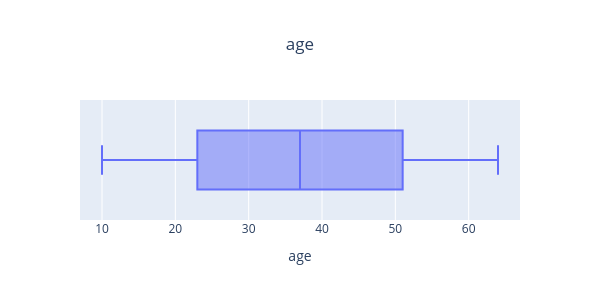
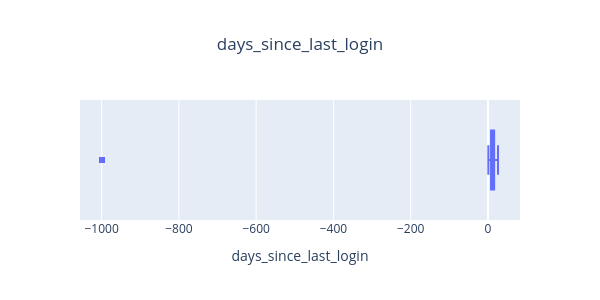
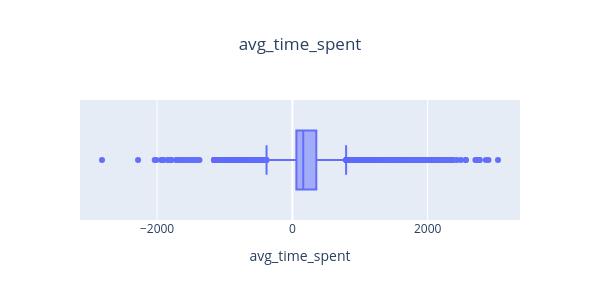
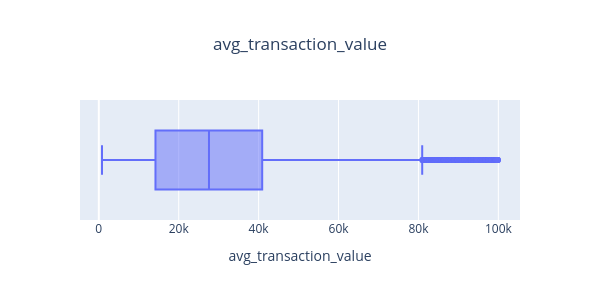

The notebook cell saved with these charts, in order:
### Code cell
for col in num_cols:
    fig = px.box(
        df,
        x=col,
        title=col,
        width=600,   
        height=300   
    )
    
    fig.update_layout(
        title_x=0.5
    )
    
    fig.show()

### Figure 1 — Plotly figure (JSON) as saved in the notebook; plotly's stock layout.template omitted (floating-point values rounded to 4 significant figures; data arrays with more than 128 entries replaced by an {"elided": "..."} marker saying what was removed)
{"data": [{"alignmentgroup": "True", "hovertemplate": "age=%{x}<extra></extra>", "legendgroup": "", "marker": {"color": "#636efa"}, "name": "", "notched": false, "offsetgroup": "", "orientation": "h", "showlegend": false, "type": "box", "x": {"elided": "20694 int values"}, "x0": " ", "xaxis": "x", "y0": " ", "yaxis": "y"}], "layout": {"boxmode": "group", "height": 300, "legend": {"tracegroupgap": 0}, "title": {"text": "age", "x": 0.5}, "width": 600, "xaxis": {"anchor": "y", "domain": [0, 1], "title": {"text": "age"}}, "yaxis": {"anchor": "x", "domain": [0, 1]}}}

### Figure 2 — Plotly figure (JSON) as saved in the notebook; plotly's stock layout.template omitted (floating-point values rounded to 4 significant figures; data arrays with more than 128 entries replaced by an {"elided": "..."} marker saying what was removed)
{"data": [{"alignmentgroup": "True", "hovertemplate": "days_since_last_login=%{x}<extra></extra>", "legendgroup": "", "marker": {"color": "#636efa"}, "name": "", "notched": false, "offsetgroup": "", "orientation": "h", "showlegend": false, "type": "box", "x": {"elided": "20694 int values"}, "x0": " ", "xaxis": "x", "y0": " ", "yaxis": "y"}], "layout": {"boxmode": "group", "height": 300, "legend": {"tracegroupgap": 0}, "title": {"text": "days_since_last_login", "x": 0.5}, "width": 600, "xaxis": {"anchor": "y", "domain": [0, 1], "title": {"text": "days_since_last_login"}}, "yaxis": {"anchor": "x", "domain": [0, 1]}}}

### Figure 3 — Plotly figure (JSON) as saved in the notebook; plotly's stock layout.template omitted (floating-point values rounded to 4 significant figures; data arrays with more than 128 entries replaced by an {"elided": "..."} marker saying what was removed)
{"data": [{"alignmentgroup": "True", "hovertemplate": "avg_time_spent=%{x}<extra></extra>", "legendgroup": "", "marker": {"color": "#636efa"}, "name": "", "notched": false, "offsetgroup": "", "orientation": "h", "showlegend": false, "type": "box", "x": {"elided": "20694 float values"}, "x0": " ", "xaxis": "x", "y0": " ", "yaxis": "y"}], "layout": {"boxmode": "group", "height": 300, "legend": {"tracegroupgap": 0}, "title": {"text": "avg_time_spent", "x": 0.5}, "width": 600, "xaxis": {"anchor": "y", "domain": [0, 1], "title": {"text": "avg_time_spent"}}, "yaxis": {"anchor": "x", "domain": [0, 1]}}}

### Figure 4 — Plotly figure (JSON) as saved in the notebook; plotly's stock layout.template omitted (floating-point values rounded to 4 significant figures; data arrays with more than 128 entries replaced by an {"elided": "..."} marker saying what was removed)
{"data": [{"alignmentgroup": "True", "hovertemplate": "avg_transaction_value=%{x}<extra></extra>", "legendgroup": "", "marker": {"color": "#636efa"}, "name": "", "notched": false, "offsetgroup": "", "orientation": "h", "showlegend": false, "type": "box", "x": {"elided": "20694 float values"}, "x0": " ", "xaxis": "x", "y0": " ", "yaxis": "y"}], "layout": {"boxmode": "group", "height": 300, "legend": {"tracegroupgap": 0}, "title": {"text": "avg_transaction_value", "x": 0.5}, "width": 600, "xaxis": {"anchor": "y", "domain": [0, 1], "title": {"text": "avg_transaction_value"}}, "yaxis": {"anchor": "x", "domain": [0, 1]}}}
